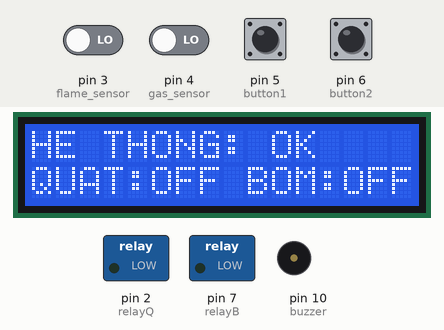
Simulated run of this sketch. Board: Arduino Uno, built with avr-gcc and run on an emulated ATmega328P. Parts: 16×2 character LCD, switched loads named in the sketch (green lamp = pin HIGH), buzzer (waves = sounding, pin HIGH). Inputs (shaded band) come from the test bench; at power-on: pin 5 (button1), pin 6 (button2) HIGH, pin 3 (flame_sensor), pin 4 (gas_sensor) LOW.

Above: at 2.2 s.
2.3 s: pin 3 (flame_sensor) driven HIGH
At 3.9 s:
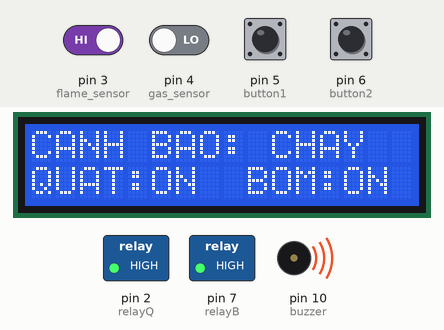
5.3 s: pin 4 (gas_sensor) driven HIGH
At 6.2 s:
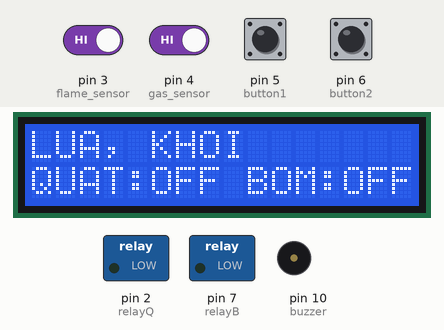
8.3 s: pin 3 (flame_sensor) driven LOW
At 9.8 s:
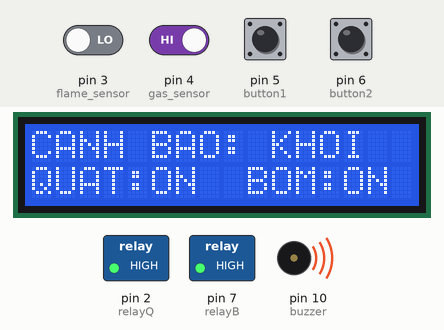
11.3 s: pin 4 (gas_sensor) driven LOW
At 12.0 s:
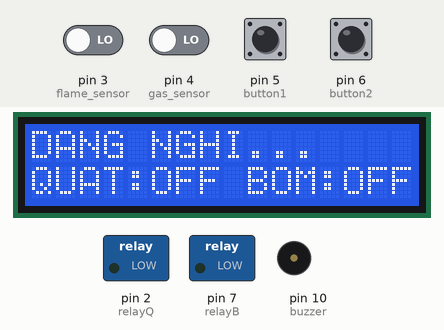
14.3 s: pin 6 (button2) pulled LOW for 1 s
At 16.3 s:
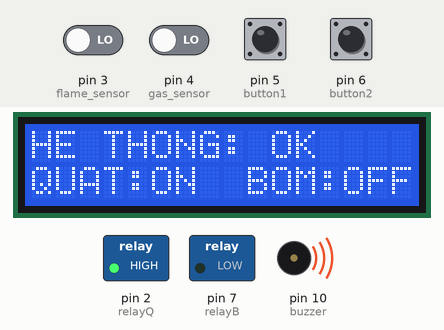
18.3 s: pin 5 (button1) pulled LOW for 0.15 s
At 19.7 s:
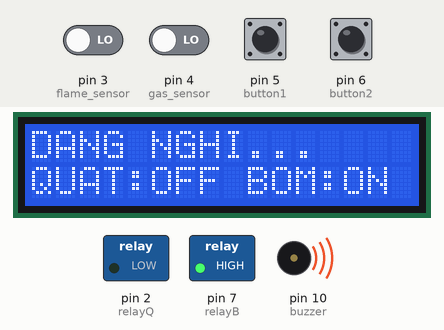
Timing chart, 0 to 22.8 s (numbered marks = the images above; inputs shaded):
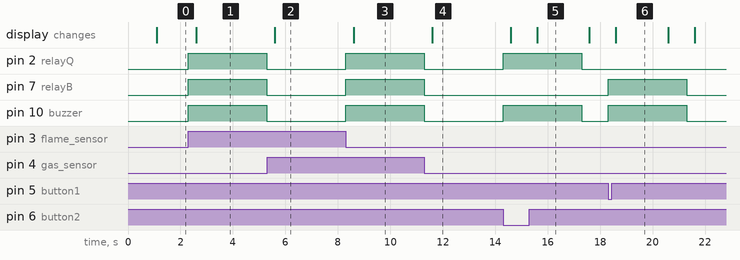

The sketch:

sketch_apr16a.ino
```cpp
#include <Wire.h>
#include <LiquidCrystal_I2C.h>

LiquidCrystal_I2C lcd(0x27, 16, 2);

const int relayQ = 2;
const int relayB = 7;
const int flame_sensor = 3;
const int gas_sensor = 4;
const int button1 = 5;
const int button2 = 6;
const int buzzer = 10;

const unsigned long runTime  = 3000;
const unsigned long restTime = 3000;

unsigned long fanStartTime = 0;
bool fanIsRunning = false;
bool fanInRest    = false;

unsigned long pumpStartTime = 0;
bool pumpIsRunning = false;
bool pumpInRest    = false;

unsigned long lastLcdUpdate = 0;

void setup() {
  lcd.init();
  lcd.backlight();
  pinMode(relayQ, OUTPUT);
  pinMode(relayB, OUTPUT);
  digitalWrite(relayQ, LOW);
  digitalWrite(relayB, LOW);
  pinMode(flame_sensor, INPUT);
  pinMode(gas_sensor, INPUT);
  pinMode(button1, INPUT_PULLUP);
  pinMode(button2, INPUT_PULLUP);
  pinMode(buzzer, OUTPUT);
  digitalWrite(buzzer, LOW);

  lcd.print("OK");
  delay(1000);
  lcd.clear();
}

void loop() {
  unsigned long currentTime = millis();

  bool coLua  = (digitalRead(flame_sensor) == HIGH || digitalRead(button1) == LOW);
  bool coKhoi = (digitalRead(gas_sensor)   == HIGH || digitalRead(button2) == LOW);

  bool fanTrigger = coKhoi || coLua;

  //logic bật tắt quạt
  if (!fanIsRunning && !fanInRest) {
    if (fanTrigger) {
      digitalWrite(relayQ, HIGH);
      fanIsRunning = true;
      fanStartTime = currentTime;
    }
  }
  else if (fanIsRunning) {
    if (currentTime - fanStartTime >= runTime) {
      digitalWrite(relayQ, LOW);
      fanIsRunning = false;
      fanInRest    = true;
      fanStartTime = currentTime;
    }
  }
  else if (fanInRest) {
    if (currentTime - fanStartTime >= restTime) {
      fanInRest = false;
    }
  }

  //logic bật tắt bơm
  if (!pumpIsRunning && !pumpInRest) {
    if (coLua) {
      digitalWrite(relayB, HIGH);
      pumpIsRunning = true;
      pumpStartTime = currentTime;
    }
  }
  else if (pumpIsRunning) {
    if (currentTime - pumpStartTime >= runTime) {
      digitalWrite(relayB, LOW);
      pumpIsRunning = false;
      pumpInRest    = true;
      pumpStartTime = currentTime;
    }
  }
  else if (pumpInRest) {
    if (currentTime - pumpStartTime >= restTime) {
      pumpInRest = false;
    }
  }

  //logic còi
  if (fanIsRunning || pumpIsRunning) {
    digitalWrite(buzzer, HIGH);
  } else {
    digitalWrite(buzzer, LOW);
  }

  if (currentTime - lastLcdUpdate >= 500) {
    lastLcdUpdate = currentTime;

    lcd.setCursor(0, 0);
    if (coLua && coKhoi) {
      lcd.print("LUA, KHOI      ");
    } else if (coLua) {
      lcd.print("CANH BAO: CHAY ");
    } else if (coKhoi) {
      lcd.print("CANH BAO: KHOI ");
    } else if (fanInRest || pumpInRest) {
      lcd.print("DANG NGHI...   ");
    } else {
      lcd.print("HE THONG: OK   ");
    }

    lcd.setCursor(0, 1);
    lcd.print(fanIsRunning  ? "QUAT:ON  " : "QUAT:OFF ");
    lcd.print(pumpIsRunning ? "BOM:ON " : "BOM:OFF");
  }
}
```

Measured:
- after the input at 2.3 s, pin 2 (relayQ), pin 7 (relayB), pin 10 (buzzer): LOW → HIGH at once, → LOW 3.0 s later; the display: changes after 0.30 s (image 1)
- after the input at 5.3 s, the display: changes after 0.30 s (image 2)
- after the input at 8.3 s, the display: changes after 0.30 s (image 3)
- after the input at 11.3 s, pin 2 (relayQ), pin 10 (buzzer): stays LOW (without the input it goes to HIGH after 3.0 s); the display: changes after 0.30 s (image 4)
- after the input at 14.3 s, pin 2 (relayQ), pin 10 (buzzer): LOW → HIGH at once, → LOW 3.0 s later; the display: first changes after 0.29 s (image 5 shows a later state)
- after the input at 18.3 s, pin 7 (relayB), pin 10 (buzzer): LOW → HIGH at once, → LOW 3.0 s later; the display: changes after 0.30 s (image 6)
- what the display in image 5 shows lasts 2.0 s, from 15.6 s to 17.6 s
